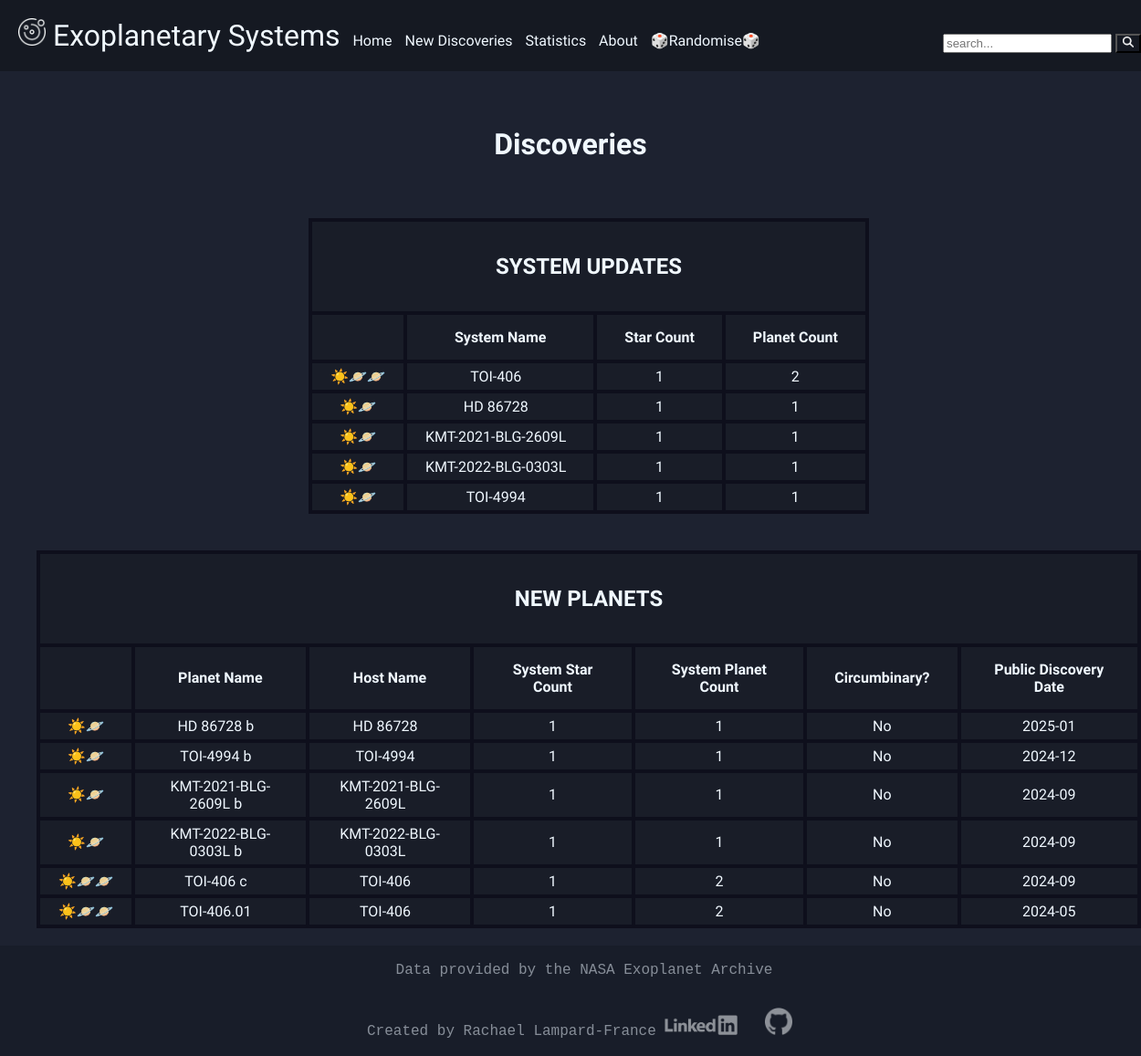
/new/ps, run on the app's committed database.
### tables this page shows
CREATE TABLE stellar_hosts (
    sy_name TEXT PRIMARY KEY NOT NULL,
    sy_snum INTEGER,
    sy_pnum INTEGER,
    last_updated DATETIME DEFAULT current_timestamp
);

### main.py (the view)
@app.route("/new/<category>")
def new(category):
    if category not in ['p', 's', 'ps']:
        return render_template("error.html", message="Page does not exist")
    if category in ['s', 'ps']:
        new_systems = []
        with sqlite3.connect(DB) as conn:
            cursor = conn.cursor()
            modified = cursor.execute("""
                SELECT *
                  FROM stellar_hosts
                 WHERE last_updated = (
                        SELECT MAX(last_updated)
                          FROM stellar_hosts
                );
            """)
        for mod in modified:
            system_icos = ("☀️" * mod[1]) + ("🪐" * mod[2])
            new_systems.append(
                {
                    "sy_name": mod[0],
                    "sy_snum": mod[1],
                    "sy_pnum": mod[2],
                    "system_icos": system_icos
                }
            )
    if category in ['p', 'ps']:
        new_planets = []
        with sqlite3.connect(DB) as conn:
            cursor = conn.cursor()
            modified = cursor.execute("""
                SELECT *
                FROM planetary_systems
                WHERE last_updated = (
                    SELECT MAX(last_updated)
                    FROM planetary_systems
                )
                ORDER BY disc_pubdate DESC;
            """)
        for mod in modified:
            cb_flag = ""
            if mod[4] == 1:
                cb_flag = "Yes"
            else:
                cb_flag = "No"
            planet_icos = ("☀️" * mod[2]) + ("🪐" * mod[3])
            new_planets.append(
                {
                    "pl_name": mod[0],
                    "hostname": mod[1],
                    "sy_snum": mod[2],
                    "sy_pnum": mod[3],
                    "cb_flag": cb_flag,
                    "disc_pubdate": mod[5],
                    "planet_icos": planet_icos
                }
            )
    if category == 'p':
        return render_template(
            "new.html",
            new_planets=new_planets,
            category=category
        )
    elif category == 's':
        return render_template(
            "new.html",
            new_systems=new_systems,
            category=category
        )
    return render_template(
        "new.html",
        new_systems=new_systems,
        new_planets=new_planets,
        category=category
    )

### templates/new.html (shortened to what this page needs)
{% extends "layout.html" %}
{% block main %}
<div class="page-heading">
    <h1>
        Discoveries
    </h1>
</div>
{% if category in ['s', 'ps'] %}
{% include "system_updates.html" %}
{% endif %}
{% if category in ['p', 'ps'] %}
{% include "new_planets.html" %}
{% endif %}
{% endblock %}

### templates/layout.html (shortened to what this page needs)
<!DOCTYPE html>
<html lang="en">
    <head>
        <link href="{{ url_for('static', filename='styles.css') }}" rel="stylesheet">
    </head>
    <body class="center">
        <nav id="navbar">
            <ul>
                <li class="nav-item">
                    <a class="navbar-logo" href="/">
                        <img src="{{ url_for('static', filename='icons/star_system_white.png') }}" alt="Star system icon" width="30"> Exoplanetary Systems
                    </a>
                </li>
                <li class="nav-item">
                    <a class="nav-link" href="/">Home</a>
                    <div class="dropdown">
                        <a class="nav-link" href="{{ url_for('new', category='ps') }}">New Discoveries</a>
                    </div>
                    <a class="nav-link" href="{{ url_for('statistics') }}">Statistics</a>
                    <a class="nav-link" href="{{ url_for('about') }}">About</a>
                    <a class="nav-link" href="{{ url_for('randomiser') }}">🎲Randomise🎲</a>
                </li>
            </ul>
            <ul>
                <li class="nav-item search-container">
                    <form action="{{ url_for('system') }}" method="get">
                        <input type="text" placeholder="search..." name="search" maxlength="30">
                        <button class='search-icon' type="submit"><img src="{{ url_for('static', filename='icons/search_icon.png') }}" alt="search icon" width="12"/></button>
                    </form>
                </li>
            </ul>
        </nav>
        <main id="content">
            {% block main %}{% endblock %}
        </main>
        <footer id="footer" class="txt-default">
            <p>
                Data provided by the <a href="https://exoplanetarchive.ipac.caltech.edu/" target="_blank">NASA Exoplanet Archive</a>
            </p>
            <p>
                Created by Rachael Lampard-France
                <a href="https://www.linkedin.com/in/rachael-lampard-france-a5995b195" target="_blank"><img src="{{ url_for('static', filename='icons/linkedin_white.png') }}" alt="git hub logo" width="80" style="padding-right: 10px;"></a>
                <a href="https://github.com/rachaellampardfrance" target="_blank"><img src="{{ url_for('static', filename='icons/github_icon_white.png') }}" alt="git hub logo" width="30" style="padding-right: 10px;"></a>
            </p>
        </footer>
    </body>
</html>

### templates/system_updates.html
<div class="table-systemupdates center padded">
    <table>
        <thead>
            <tr>
                <th colspan="4"><h2>SYSTEM UPDATES</h2></th>
            </tr>
        </thead>
        <thead>
            <tr>
                <th></th>
                <th>System Name</th>
                <th>Star Count</th>
                <th>Planet Count</th>
            </tr>
        </thead>
        <tbody>
            {% for system in new_systems %}
            <tr>
                <td>{{ system.system_icos }}</td>
                <td><a href="{{ url_for('system', stellar_body=system.sy_name) }}">{{ system.sy_name }}</a></td>
                <td>{{ system.sy_snum }}</td>
                <td>{{ system.sy_pnum }}</td>
            </tr>
            {% endfor %}
        </tbody>
    </table>
</div>

### templates/new_planets.html
<div class="table-newplanets center padded">
    <table>
        <thead>
            <tr>
                <th colspan="7"><h2>NEW PLANETS</h2></th>
            </tr>
        </thead>
        <thead>
            <tr>
                <th></th>
                <th>Planet Name</th>
                <th>Host Name</th>
                <th>System Star Count</th>
                <th>System Planet Count</th>
                <th>Circumbinary?</th>
                <th>Public Discovery Date</th>
            </tr>
        </thead>
        <tbody>
            {% for planet in new_planets %}
            <tr>
                <td class="nowrap">{{ planet.planet_icos }}</td>
                <td><a href="{{ url_for('system', stellar_body=planet.pl_name) }}">{{ planet.pl_name }}</a></td>
                <td><a href="{{ url_for('system', stellar_body=planet.hostname) }}">{{ planet.hostname }}</a></td>
                <td>{{ planet.sy_snum }}</td>
                <td>{{ planet.sy_pnum }}</td>
                <td>{{ planet.cb_flag }}</td>
                <td>{{ planet.disc_pubdate }}</td>
            </tr>
            {% endfor %}
        </tbody>
    </table>
</div>

### static/styles.css (style rules this page uses)
body { margin: 0px; background-color: #1d2230; font-family: Audiowide, sans-serif; color: #f0f8ff; min-height: 100vh; }
#navbar, .search-icon, #footer, .dropdown-content { background-color: #151922; }
.center, .page-heading, [class|="img"] { justify-content: center; display: block; margin-left: auto; margin-right: auto; align-items: center; }
.txt-default, p { font-family: Lucida Console, Monospace; font-size: 1em; }
.txt-center, h1, p, h2, table { text-align: center; }
#navbar { list-style: none; display: grid; display: flex; flex-wrap: wrap; width: 100%; align-items: flex-end; justify-content: space-between; padding: 20px; position: relative; }
#navbar > ul { margin: 0; padding: 0; }
.navbar-logo { font-size: 2em; }
.navbar-logo:hover, a:link, a:visited { text-decoration: none; padding-right: 10px; }
.nav-item { display: inline-block; }
.nav-link { padding-right: 10px; }
.search-container { padding-right: 20px; }
.padded, table, .page-heading, #content, [class|="img"] { padding: 20px; }
a:link, a:visited { color: aliceblue; }
#footer { display: flex; flex-direction: column; justify-content: center; width: 100%; padding-top: 2px; padding-bottom: 2px; padding-left: 20px; padding-right: 20px; }
table { margin-left: auto; margin-right: auto; border-collapse: collapse; width: auto; }
[class|="table"] { overflow-x:auto; width: 100%; }
td, th { background-color: #191d28; border: 4px solid rgb(14, 15, 28); }
td { padding-top: 5px; padding-bottom: 5px; padding-left: 20px; padding-right: 20px; }
th { padding-top: 15px; padding-bottom: 15px; padding-left: 30px; padding-right: 30px; }
td.nowrap { white-space: nowrap; }
.dropdown { position: relative; display: inline-block; text-align: center; }
@media screen and (min-width: 501px) { #footer { position: fixed; bottom: 0; opacity: 0.5; } }
@media screen and (min-width: 501px) { #content { margin-bottom: 100px; } }

### data on the page
stellar_hosts: system_icos "☀️🪐🪐", sy_name "TOI-406", sy_snum "1", sy_pnum "2"

### other printed values
{{ system.system_icos }} "☀️🪐" "☀️🪐" "☀️🪐" "☀️🪐"
{{ system.sy_name }} "HD 86728" "KMT-2021-BLG-2609L" "KMT-2022-BLG-0303L" "TOI-4994"
{{ system.sy_snum }} "1" "1" "1" "1"
{{ system.sy_pnum }} "1" "1" "1" "1"
{{ planet.planet_icos }} "☀️🪐" "☀️🪐" "☀️🪐" "☀️🪐" "☀️🪐🪐" "☀️🪐🪐"
{{ planet.pl_name }} "HD 86728 b" "TOI-4994 b" "KMT-2021-BLG-2609L b" "KMT-2022-BLG-0303L b" "TOI-406 c" "TOI-406.01"
{{ planet.hostname }} "HD 86728" "TOI-4994" "KMT-2021-BLG-2609L" "KMT-2022-BLG-0303L" "TOI-406" "TOI-406"
{{ planet.sy_snum }} "1" "1" "1" "1" "1" "1"
{{ planet.sy_pnum }} "1" "1" "1" "1" "2" "2"
{{ planet.cb_flag }} "No" "No" "No" "No" "No" "No"
{{ planet.disc_pubdate }} "2025-01" "2024-12" "2024-09" "2024-09" "2024-09" "2024-05"
